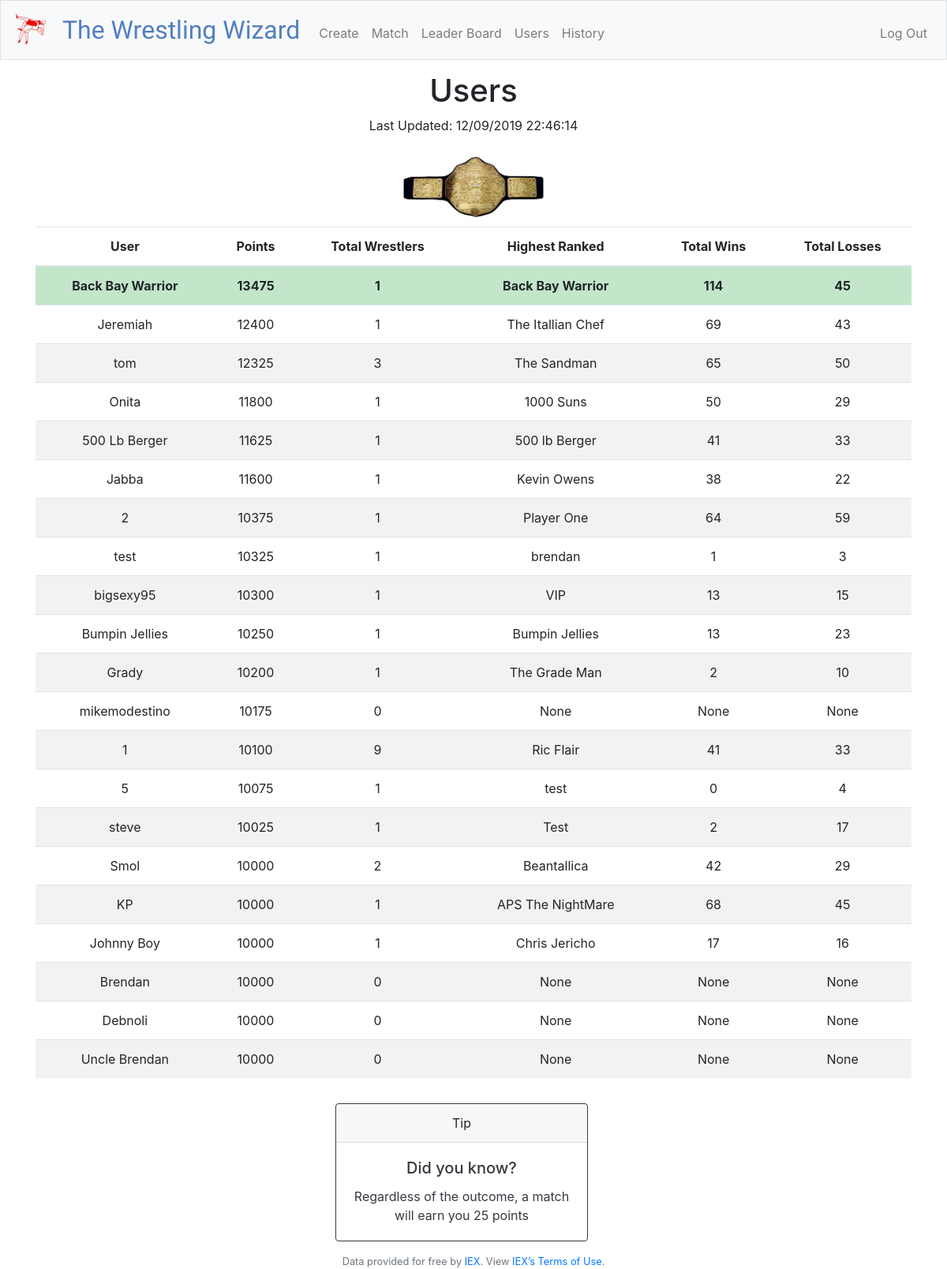
Page /users (signed in) on the committed database.
### tables this page shows
CREATE TABLE 'users' ('id' INTEGER PRIMARY KEY AUTOINCREMENT NOT NULL, 'username' TEXT NOT NULL, 'hash' TEXT NOT NULL, 'points' NUMERIC NOT NULL DEFAULT 10000.00 );

### application.py (the view)
@app.route("/users", methods=["GET"])
@login_required
def users():
    userRows = db.execute("SELECT * FROM users;")
    userRowsObject = []
    for user in userRows:
        totalWrestlers = db.execute("SELECT COUNT(*) FROM wrestlers WHERE userid = :userid and deleted = 0", userid=user['id'])
        topWrestler = db.execute(
            "SELECT MAX(wins) AS totalWins, name FROM wrestlers WHERE userid = :userid and deleted = 0", userid=user['id'])
        totalWins = db.execute(
            "SELECT MAX(wins) AS totalWins FROM wrestlers WHERE userid = :userid and deleted = 0", userid=user['id'])
        totalLosses = db.execute(
            "SELECT MAX(losses) AS totalLosses FROM wrestlers WHERE userid = :userid and deleted = 0", userid=user['id'])
        userItem = {
            "username": user['username'],
            "points": user['points'],
            "totalWrestlers": totalWrestlers[0]['COUNT(*)'],
            "topWrestler": topWrestler[0]['name'],
            "totalWins": totalWins[0]['totalWins'],
            "totalLosses": totalLosses[0]['totalLosses']
        }
        userRowsObject.append(userItem)
        userRowsObject.sort(key=operator.itemgetter('points'), reverse=True)
    return render_template("users.html", tips=random.choice(tips), now=datetime.now().strftime("%m/%d/%Y %H:%M:%S"), userRowsObject=userRowsObject)

### application.py (called while the page is built)
@app.after_request
def after_request(response):
    response.headers["Cache-Control"] = "no-cache, no-store, must-revalidate"
    response.headers["Expires"] = 0
    response.headers["Pragma"] = "no-cache"
    return response

### helpers.py (called while the page is built)
def login_required(f):
    @wraps(f)
    def decorated_function(*args, **kwargs):
        if session.get("user_id") is None:
            return redirect("/login")
        return f(*args, **kwargs)
    return decorated_function

### templates/users.html (shortened to what this page needs)
{% extends "layout.html" %}
{% block main %}
    <h1>Users</h1>
    <p>Last Updated: {{now}}</p>
    <img class="titleBelt" src="/static/images/titleBelt.jpg" alt="world title">
        <div class="table-responsive">
        <table id="results-table" class="table table-striped">
          <thead>
            <tr>
              <th scope="col">User</th>
              <th scope="col">Points</th>
              <th scope="col">Total Wrestlers</th>
              <th scope="col">Highest Ranked</th>
              <th scope="col">Total Wins</th>
              <th scope="col">Total Losses</th>
            </tr>
          </thead>
          <tbody class="leaderBoard">
        {% for user in userRowsObject %}
            <tr>
              <td>{{user["username"]}}</td>
              <td>{{user["points"]}}</td>
              <td>{{user["totalWrestlers"]}}</td>
              <td>{{user["topWrestler"]}}</td>
              <td>{{user["totalWins"]}}</td>
              <td>{{user["totalLosses"]}}</td>
            </tr>
        {% endfor %}
          </tbody>
        </table>
        </div>
            <div class="row">
                <div class="col">
                </div>
                <div class="col">
                  <div class="card border-dark mb-3" style="max-width: 20rem;">
                  <div class="card-header">Tip</div>
                  <d  iv class="card-body text-dark">
                    <h5 class="card-title">Did you know?</h5>
                      <p class="card-text">{{tips}}</p>
                  </div>
                 </div>
                <div class="col">
                </div>
            </div>
{% endblock %}

### templates/layout.html (shortened to what this page needs)
<!DOCTYPE html>
<html lang="en">
    <head>
        <link href="https://maxcdn.bootstrapcdn.com/bootstrap/4.1.3/css/bootstrap.min.css" rel="stylesheet">
        <link href="/static/styles.css" rel="stylesheet">
    </head>
    <body>
        <nav class="navbar navbar-expand-md navbar-light bg-light border">
            <img class="logo" src="/static/images/wrestlers.png" alt="wrestlers logo">
            <a class="navbar-brand" href="/"><span class="blue">The Wrestling Wizard</span></a>
            <div class="collapse navbar-collapse" id="navbar">
                {% if session.user_id %}
                    <ul class="navbar-nav mr-auto mt-2">
                        <li class="nav-item"><a class="nav-link" href="/create">Create</a></li>
                        <li class="nav-item"><a class="nav-link" href="/match">Match</a></li>
                        <li class="nav-item"><a class="nav-link" href="/leaderBoard">Leader Board</a></li>
                        <li class="nav-item"><a class="nav-link" href="/users">Users</a></li>
                        <li class="nav-item"><a class="nav-link" href="/history">History</a></li>
                    </ul>
                    <ul class="navbar-nav ml-auto mt-2">
                        <li class="nav-item"><a class="nav-link" href="/logout">Log Out</a></li>
                    </ul>
                {% else %}
                    <ul class="navbar-nav ml-auto mt-2">
                        <li class="nav-item"><a class="nav-link" href="/register">Register</a></li>
                        <li class="nav-item"><a class="nav-link" href="/login">Log In</a></li>
                    </ul>
                {% endif %}
            </div>
        </nav>
        <main class="container padding-top">
            {% block main %}{% endblock %}
        </main>
        <footer class="small text-center text-muted">
            Data provided for free by <a href="https://iextrading.com/developer">IEX</a>. View <a href="https://iextrading.com/api-exhibit-a/">IEX’s Terms of Use</a>.
        </footer>
    </body>
</html>

### static/styles.css (style rules this page uses)
.padding-top { padding-top: 15px; }
.titleBelt { max-height: 100px; }
.logo { max-height: 45px; padding-right: 20px; }
.navbar-brand { font-family: 'Amaranth'; color: #007bff; }
.leaderBoard tr:first-child td { background-color: #c3e6cb; font-weight: bold; }
nav .navbar-brand { font-size: xx-large; }
nav .navbar-brand .blue { color: #537fbe; }
main { overflow-x: auto; text-align: center; }
main img { max-width: 100%; }

### rows in the picture
users: username "Back Bay Warrior", points "13475", totalWrestlers "1", topWrestler "Back Bay Warrior", totalWins "114", totalLosses "45"
users: username "Jeremiah", points "12400", totalWrestlers "1", topWrestler "The Itallian Chef", totalWins "69", totalLosses "43"
users: username "tom", points "12325", totalWrestlers "3", topWrestler "The Sandman", totalWins "65", totalLosses "50"
users: username "Onita", points "11800", totalWrestlers "1", topWrestler "1000 Suns", totalWins "50", totalLosses "29"
users: username "500 Lb Berger", points "11625", totalWrestlers "1", topWrestler "500 lb Berger", totalWins "41", totalLosses "33"
users: username "Jabba", points "11600", totalWrestlers "1", topWrestler "Kevin Owens", totalWins "38", totalLosses "22"
users: username "2", points "10375", totalWrestlers "1", topWrestler "Player One", totalWins "64", totalLosses "59"
users: username "test", points "10325", totalWrestlers "1", topWrestler "brendan", totalWins "1", totalLosses "3"
users: username "bigsexy95", points "10300", totalWrestlers "1", topWrestler "VIP", totalWins "13", totalLosses "15"
users: username "Bumpin Jellies", points "10250", totalWrestlers "1", topWrestler "Bumpin Jellies", totalWins "13", totalLosses "23"
users: username "Grady", points "10200", totalWrestlers "1", topWrestler "The Grade Man", totalWins "2", totalLosses "10"
users: username "mikemodestino", points "10175", totalWrestlers "0", topWrestler "None", totalWins "None", totalLosses "None"
users: username "1", points "10100", totalWrestlers "9", topWrestler "Ric Flair", totalWins "41", totalLosses "33"
users: username "5", points "10075", totalWrestlers "1", topWrestler "test", totalWins "0", totalLosses "4"
users: username "steve", points "10025", totalWrestlers "1", topWrestler "Test", totalWins "2", totalLosses "17"
users: username "Smol", points "10000", totalWrestlers "2", topWrestler "Beantallica", totalWins "42", totalLosses "29"
users: username "KP", points "10000", totalWrestlers "1", topWrestler "APS The NightMare", totalWins "68", totalLosses "45"
users: username "Johnny Boy", points "10000", totalWrestlers "1", topWrestler "Chris Jericho", totalWins "17", totalLosses "16"
users: username "Brendan", points "10000", totalWrestlers "0", topWrestler "None", totalWins "None", totalLosses "None"
users: username "Debnoli", points "10000", totalWrestlers "0", topWrestler "None", totalWins "None", totalLosses "None"
users: username "Uncle Brendan", points "10000", totalWrestlers "0", topWrestler "None", totalWins "None", totalLosses "None"
